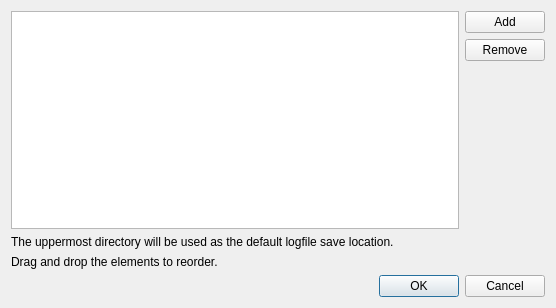
<?xml version="1.0" encoding="UTF-8"?>
<ui version="4.0">
 <class>SaveDirectoryDialog</class>
 <widget class="QDialog" name="SaveDirectoryDialog">
  <property name="geometry">
   <rect>
    <x>0</x>
    <y>0</y>
    <width>556</width>
    <height>308</height>
   </rect>
  </property>
  <property name="windowTitle">
   <string>Dialog</string>
  </property>
  <layout class="QGridLayout" name="gridLayout">
   <item row="0" column="0">
    <layout class="QVBoxLayout" name="verticalLayout_2">
     <item>
      <layout class="QHBoxLayout" name="horizontalLayout">
       <item>
        <widget class="QListWidget" name="directoryList">
         <property name="dragEnabled">
          <bool>true</bool>
         </property>
         <property name="dragDropOverwriteMode">
          <bool>true</bool>
         </property>
         <property name="dragDropMode">
          <enum>QAbstractItemView::InternalMove</enum>
         </property>
         <property name="defaultDropAction">
          <enum>Qt::CopyAction</enum>
         </property>
        </widget>
       </item>
       <item>
        <layout class="QVBoxLayout" name="verticalLayout">
         <item>
          <widget class="QPushButton" name="addButton">
           <property name="text">
            <string>Add</string>
           </property>
          </widget>
         </item>
         <item>
          <widget class="QPushButton" name="removeButton">
           <property name="text">
            <string>Remove</string>
           </property>
          </widget>
         </item>
         <item>
          <spacer name="verticalSpacer">
           <property name="orientation">
            <enum>Qt::Vertical</enum>
           </property>
           <property name="sizeHint" stdset="0">
            <size>
             <width>20</width>
             <height>40</height>
            </size>
           </property>
          </spacer>
         </item>
        </layout>
       </item>
      </layout>
     </item>
     <item>
      <widget class="QLabel" name="label">
       <property name="text">
        <string>&lt;html&gt;&lt;head/&gt;&lt;body&gt;&lt;p&gt;The uppermost directory will be used as the default logfile save location.&lt;/p&gt;&lt;/body&gt;&lt;/html&gt;</string>
       </property>
      </widget>
     </item>
     <item>
      <widget class="QLabel" name="label_2">
       <property name="text">
        <string>Drag and drop the elements to reorder.</string>
       </property>
      </widget>
     </item>
     <item>
      <widget class="QDialogButtonBox" name="buttonBox">
       <property name="orientation">
        <enum>Qt::Horizontal</enum>
       </property>
       <property name="standardButtons">
        <set>QDialogButtonBox::Cancel|QDialogButtonBox::Ok</set>
       </property>
      </widget>
     </item>
    </layout>
   </item>
  </layout>
 </widget>
 <resources/>
 <connections>
  <connection>
   <sender>buttonBox</sender>
   <signal>accepted()</signal>
   <receiver>SaveDirectoryDialog</receiver>
   <slot>accept()</slot>
   <hints>
    <hint type="sourcelabel">
     <x>248</x>
     <y>254</y>
    </hint>
    <hint type="destinationlabel">
     <x>157</x>
     <y>274</y>
    </hint>
   </hints>
  </connection>
  <connection>
   <sender>buttonBox</sender>
   <signal>rejected()</signal>
   <receiver>SaveDirectoryDialog</receiver>
   <slot>reject()</slot>
   <hints>
    <hint type="sourcelabel">
     <x>316</x>
     <y>260</y>
    </hint>
    <hint type="destinationlabel">
     <x>286</x>
     <y>274</y>
    </hint>
   </hints>
  </connection>
 </connections>
</ui>
